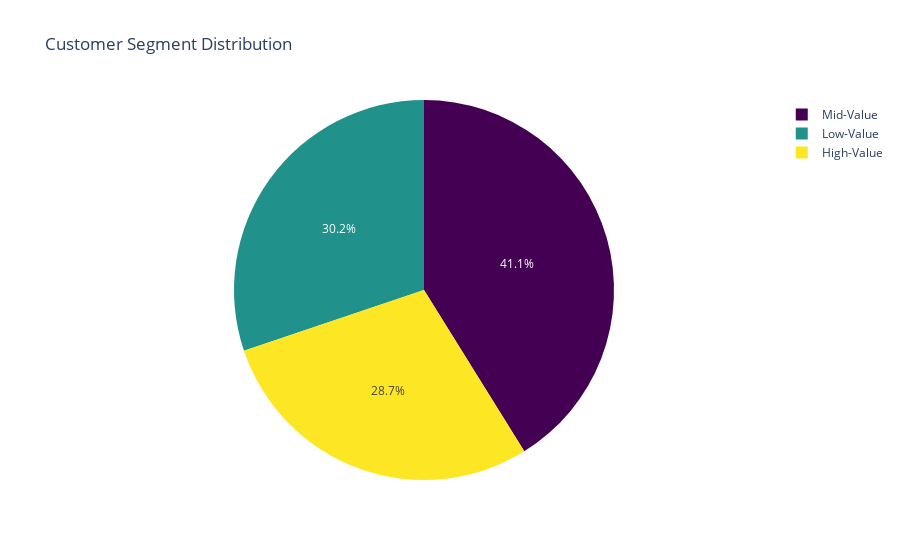

Write notebook code for a chart like this one.
### Markdown cell above
### Customer Segment Proportion
**Purpose:** Overview of customer portfolio — understand segment sizes for resource allocation

### Code cell
# Pie chart - segment proportion
segment_count = rfm['Segment'].value_counts()

fig = px.pie(values=segment_count.values,
             names=segment_count.index,
             title='Customer Segment Distribution',
             color_discrete_sequence=['#440154', '#21918c', '#fde725'])
fig.show()

# Print counts
print(rfm['Segment'].value_counts())

### Figure 1 — Plotly figure (JSON) as saved in the notebook; plotly's stock layout.template omitted (floating-point values rounded to 4 significant figures)
{"data": [{"domain": {"x": [0, 1], "y": [0, 1]}, "hovertemplate": "label=%{label}<br>value=%{value}<extra></extra>", "labels": ["Mid-Value", "Low-Value", "High-Value"], "legendgroup": "", "name": "", "showlegend": true, "type": "pie", "values": [1785, 1309, 1244]}], "layout": {"legend": {"tracegroupgap": 0}, "piecolorway": ["#440154", "#21918c", "#fde725"], "title": {"text": "Customer Segment Distribution"}}}
